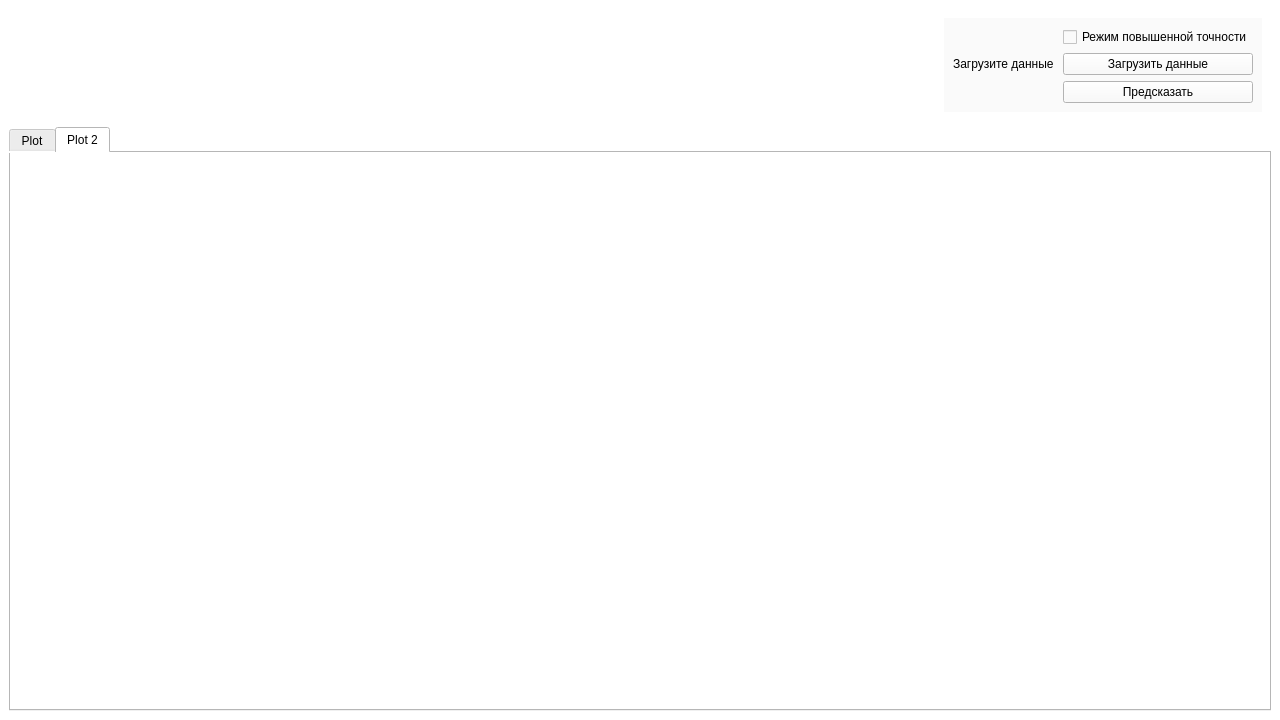
<?xml version="1.0" encoding="UTF-8"?>
<ui version="4.0">
 <class>MainWindow</class>
 <widget class="QMainWindow" name="MainWindow">
  <property name="geometry">
   <rect>
    <x>0</x>
    <y>0</y>
    <width>1280</width>
    <height>720</height>
   </rect>
  </property>
  <property name="sizePolicy">
   <sizepolicy hsizetype="Preferred" vsizetype="Preferred">
    <horstretch>0</horstretch>
    <verstretch>0</verstretch>
   </sizepolicy>
  </property>
  <property name="minimumSize">
   <size>
    <width>800</width>
    <height>600</height>
   </size>
  </property>
  <property name="windowTitle">
   <string>MainWindow</string>
  </property>
  <property name="styleSheet">
   <string notr="true">background-color: rgb(255, 255, 255);</string>
  </property>
  <widget class="QWidget" name="CentralWidg">
   <layout class="QGridLayout" name="gridLayout_3">
    <item row="0" column="0">
     <widget class="QWidget" name="widget_4" native="true">
      <property name="enabled">
       <bool>true</bool>
      </property>
      <layout class="QGridLayout" name="gridLayout_2">
       <item row="0" column="1">
        <widget class="QLabel" name="label">
         <property name="sizePolicy">
          <sizepolicy hsizetype="Preferred" vsizetype="Preferred">
           <horstretch>0</horstretch>
           <verstretch>0</verstretch>
          </sizepolicy>
         </property>
         <property name="minimumSize">
          <size>
           <width>80</width>
           <height>80</height>
          </size>
         </property>
         <property name="maximumSize">
          <size>
           <width>200</width>
           <height>80</height>
          </size>
         </property>
         <property name="layoutDirection">
          <enum>Qt::RightToLeft</enum>
         </property>
         <property name="autoFillBackground">
          <bool>false</bool>
         </property>
         <property name="text">
          <string/>
         </property>
         <property name="pixmap">
          <pixmap>../../Downloads/10andmore.svg</pixmap>
         </property>
         <property name="scaledContents">
          <bool>false</bool>
         </property>
         <property name="alignment">
          <set>Qt::AlignCenter</set>
         </property>
        </widget>
       </item>
       <item row="0" column="4">
        <widget class="QWidget" name="widget" native="true">
         <property name="styleSheet">
          <string notr="true">background-color: rgb(250, 250, 250);</string>
         </property>
         <layout class="QGridLayout" name="gridLayout">
          <item row="0" column="1">
           <widget class="QCheckBox" name="checkBox">
            <property name="text">
             <string>Режим повышенной точности</string>
            </property>
           </widget>
          </item>
          <item row="1" column="1">
           <widget class="QPushButton" name="pushButton_2">
            <property name="text">
             <string>Загрузить данные</string>
            </property>
           </widget>
          </item>
          <item row="2" column="1">
           <widget class="QPushButton" name="pushButton_3">
            <property name="autoFillBackground">
             <bool>false</bool>
            </property>
            <property name="styleSheet">
             <string notr="true"/>
            </property>
            <property name="text">
             <string>Предсказать</string>
            </property>
           </widget>
          </item>
          <item row="1" column="0">
           <widget class="QLabel" name="label_2">
            <property name="styleSheet">
             <string notr="true">background-color: rgb(250, 250, 250);</string>
            </property>
            <property name="text">
             <string>Загрузите данные </string>
            </property>
            <property name="alignment">
             <set>Qt::AlignCenter</set>
            </property>
           </widget>
          </item>
         </layout>
        </widget>
       </item>
       <item row="0" column="2">
        <spacer name="horizontalSpacer">
         <property name="orientation">
          <enum>Qt::Horizontal</enum>
         </property>
         <property name="sizeHint" stdset="0">
          <size>
           <width>40</width>
           <height>20</height>
          </size>
         </property>
        </spacer>
       </item>
      </layout>
     </widget>
    </item>
    <item row="1" column="0">
     <widget class="QTabWidget" name="tabWidget">
      <property name="currentIndex">
       <number>1</number>
      </property>
      <widget class="QWidget" name="Plot1">
       <attribute name="title">
        <string>Plot</string>
       </attribute>
      </widget>
      <widget class="QWidget" name="Plot2">
       <attribute name="title">
        <string>Plot 2</string>
       </attribute>
      </widget>
     </widget>
    </item>
   </layout>
  </widget>
 </widget>
 <resources/>
 <connections/>
</ui>
